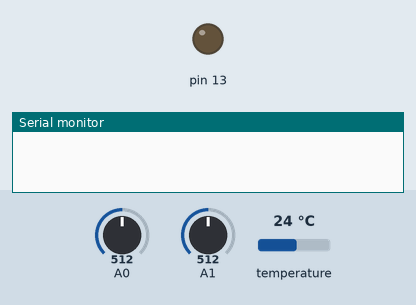
This sketch was run on a simulated Arduino Uno, built with avr-gcc and run on an emulated ATmega328P. Parts: output pins drawn as LEDs (lit = HIGH), the last lines printed to the serial monitor. The inputs (shaded band) are chosen by the test bench; at power-on: A0 = 512, A1 = 512, temperature 24 °C. The local clock reads 2024-03-15 10:24:30 at power-on unless the sketch sets it; storage starts empty.

Above: at 0.9 s.
At 123.85 s:
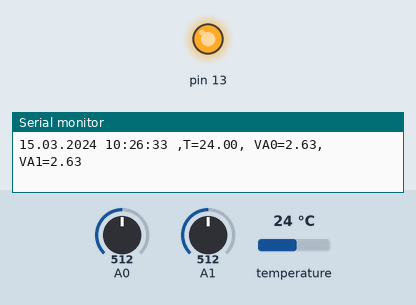
Timing chart, 0 to 130.0 s (numbered marks = the images above):
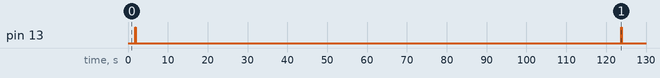

The sketch:

licdischexp.ino
```cpp
#include <OneWire.h>
#include "DallasTemperature.h"
#include <SPI.h>
#include <SD.h>
#include <DS1307.h>
#include <avr/sleep.h>
#define ONE_WIRE_BUS 2

OneWire oneWire(ONE_WIRE_BUS);
DallasTemperature sensors(&oneWire);

int count=0;
const int  chipSelect=3;
double T=0, V1=0,V2=0, vsum1=0,vsum2=0;
File dataFile;
// Init the DS1307
DS1307 rtc(SDA, SCL);

void iamalive()
{
  digitalWrite(13, HIGH);
  delay(100);
  digitalWrite(13, LOW);
  delay(100);
}
void delay120sec()
{
  for(int i=0; i<120; i++)
  {
    delay(1000);
  }
}
void setup() {
  // put your setup code here, to run once:
  pinMode(13, OUTPUT);
  Serial.begin(9600);
  sensors.begin();

  // Initialize the rtc object
  rtc.begin();
  // Set the clock to run-mode
  rtc.halt(false);

  // The following lines can be uncommented to set the time
  //rtc.setDOW(THURSDAY);        // Set Day-of-Week to SUNDAY
  //rtc.setTime(12, 10, 0);     // Set the time to 12:00:00 (24hr format)
  //rtc.setDate(06, 04, 2017);   // Set the date to October 3th, 2010
   if (!SD.begin(chipSelect)) {
    Serial.println("card not intialized");
    return;
   }
}


void loop() {
 sensors.requestTemperatures();
 T = sensors.getTempCByIndex(0);  //Tenperature

   for(int i=0; i<20; i++)
   {
      vsum1 += analogRead(A0);
      vsum2 += analogRead(A1);
      delay(50);
   }
   vsum1/=20.0;  //actual reading
   vsum2/=20.0;  //actual reading
   V1 = (vsum1*5.0)/1024.0; //actual voltage --- to be calibrated
   V2 = (vsum2*5.0)/1024.0; //actual voltage --- to be calibrated

   String datetime = String(rtc.getDateStr()) + " " + String(rtc.getTimeStr());
   Serial.println(datetime + " ," + "T="+String(T)+ ", VA0="+String(V1)+ ", VA1="+String(V2));
   dataFile = SD.open("data.txt", FILE_WRITE);
     if(dataFile)
       {
          dataFile.println(String(++count) +","+ datetime + ", T="+String(T)+ ", VA0="+String(V1)+ ", VA1="+String(V2));
          iamalive();
          dataFile.close();
       }
       delay120sec();
}
```

Measured:
- by itself, pin 13: alternates HIGH for 0.10 s and LOW for 122 s
